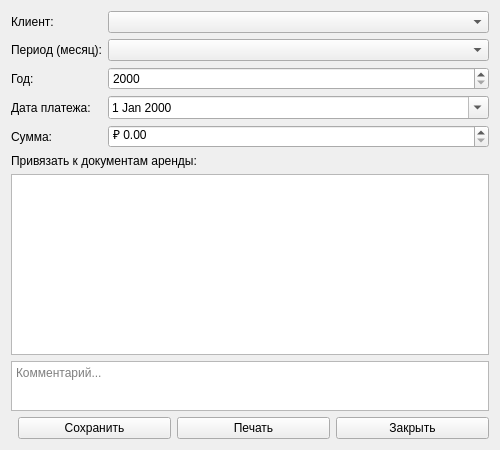
<?xml version="1.0" encoding="UTF-8"?>
<ui version="4.0">
 <class>PaymentForm</class>
 <widget class="QWidget" name="PaymentForm">
  <property name="geometry">
   <rect><x>0</x><y>0</y><width>500</width><height>450</height></rect>
  </property>
  <layout class="QVBoxLayout" name="verticalLayout">
   <item>
    <layout class="QFormLayout" name="formLayout">
     <item row="0" column="0"><widget class="QLabel" name="label"><property name="text"><string>Клиент:</string></property></widget></item>
     <item row="0" column="1"><widget class="QComboBox" name="comboBoxClient"/></item>
     <item row="1" column="0"><widget class="QLabel" name="label_2"><property name="text"><string>Период (месяц):</string></property></widget></item>
     <item row="1" column="1"><widget class="QComboBox" name="comboBoxMonth"/></item>
     <item row="2" column="0"><widget class="QLabel" name="label_3"><property name="text"><string>Год:</string></property></widget></item>
     <item row="2" column="1"><widget class="QSpinBox" name="spinBoxYear"><property name="minimum"><number>2000</number></property><property name="maximum"><number>2100</number></property></widget></item>
     <item row="3" column="0"><widget class="QLabel" name="label_4"><property name="text"><string>Дата платежа:</string></property></widget></item>
     <item row="3" column="1"><widget class="QDateEdit" name="dateEdit"><property name="calendarPopup"><bool>true</bool></property></widget></item>
     <item row="4" column="0"><widget class="QLabel" name="label_5"><property name="text"><string>Сумма:</string></property></widget></item>
     <item row="4" column="1"><widget class="QDoubleSpinBox" name="doubleSpinBoxAmount"><property name="prefix"><string>₽ </string></property><property name="decimals"><number>2</number></property><property name="maximum"><double>999999.990000000000000</double></property></widget></item>
    </layout>
   </item>
    <item>
     <widget class="QLabel" name="label_7"><property name="text"><string>Привязать к документам аренды:</string></property></widget>
    </item>
    <item>
     <widget class="QTableView" name="tableViewRentals">
      <property name="alternatingRowColors"><bool>true</bool></property>
      <property name="selectionMode"><enum>QAbstractItemView::NoSelection</enum></property>
      <property name="editTriggers"><set>QAbstractItemView::NoEditTriggers</set></property>
     </widget>
    </item>
    <item>
     <widget class="QTextEdit" name="textEditComment">

     <property name="placeholderText"><string>Комментарий...</string></property>
     <property name="maximumSize"><size><width>16777215</width><height>50</height></size></property>
    </widget>
   </item>
   <item>
    <layout class="QHBoxLayout" name="horizontalLayout">
     <item><spacer name="horizontalSpacer"><property name="orientation"><enum>Qt::Horizontal</enum></property></spacer></item>
     <item><widget class="QPushButton" name="btnSave"><property name="text"><string>Сохранить</string></property></widget></item>
      <item><widget class="QPushButton" name="btnPrint"><property name="text"><string>Печать</string></property></widget></item>
      <item><widget class="QPushButton" name="btnClose"><property name="text"><string>Закрыть</string></property></widget></item>
    </layout>
   </item>
  </layout>
 </widget>
 <resources/>
 <connections/>
</ui>
